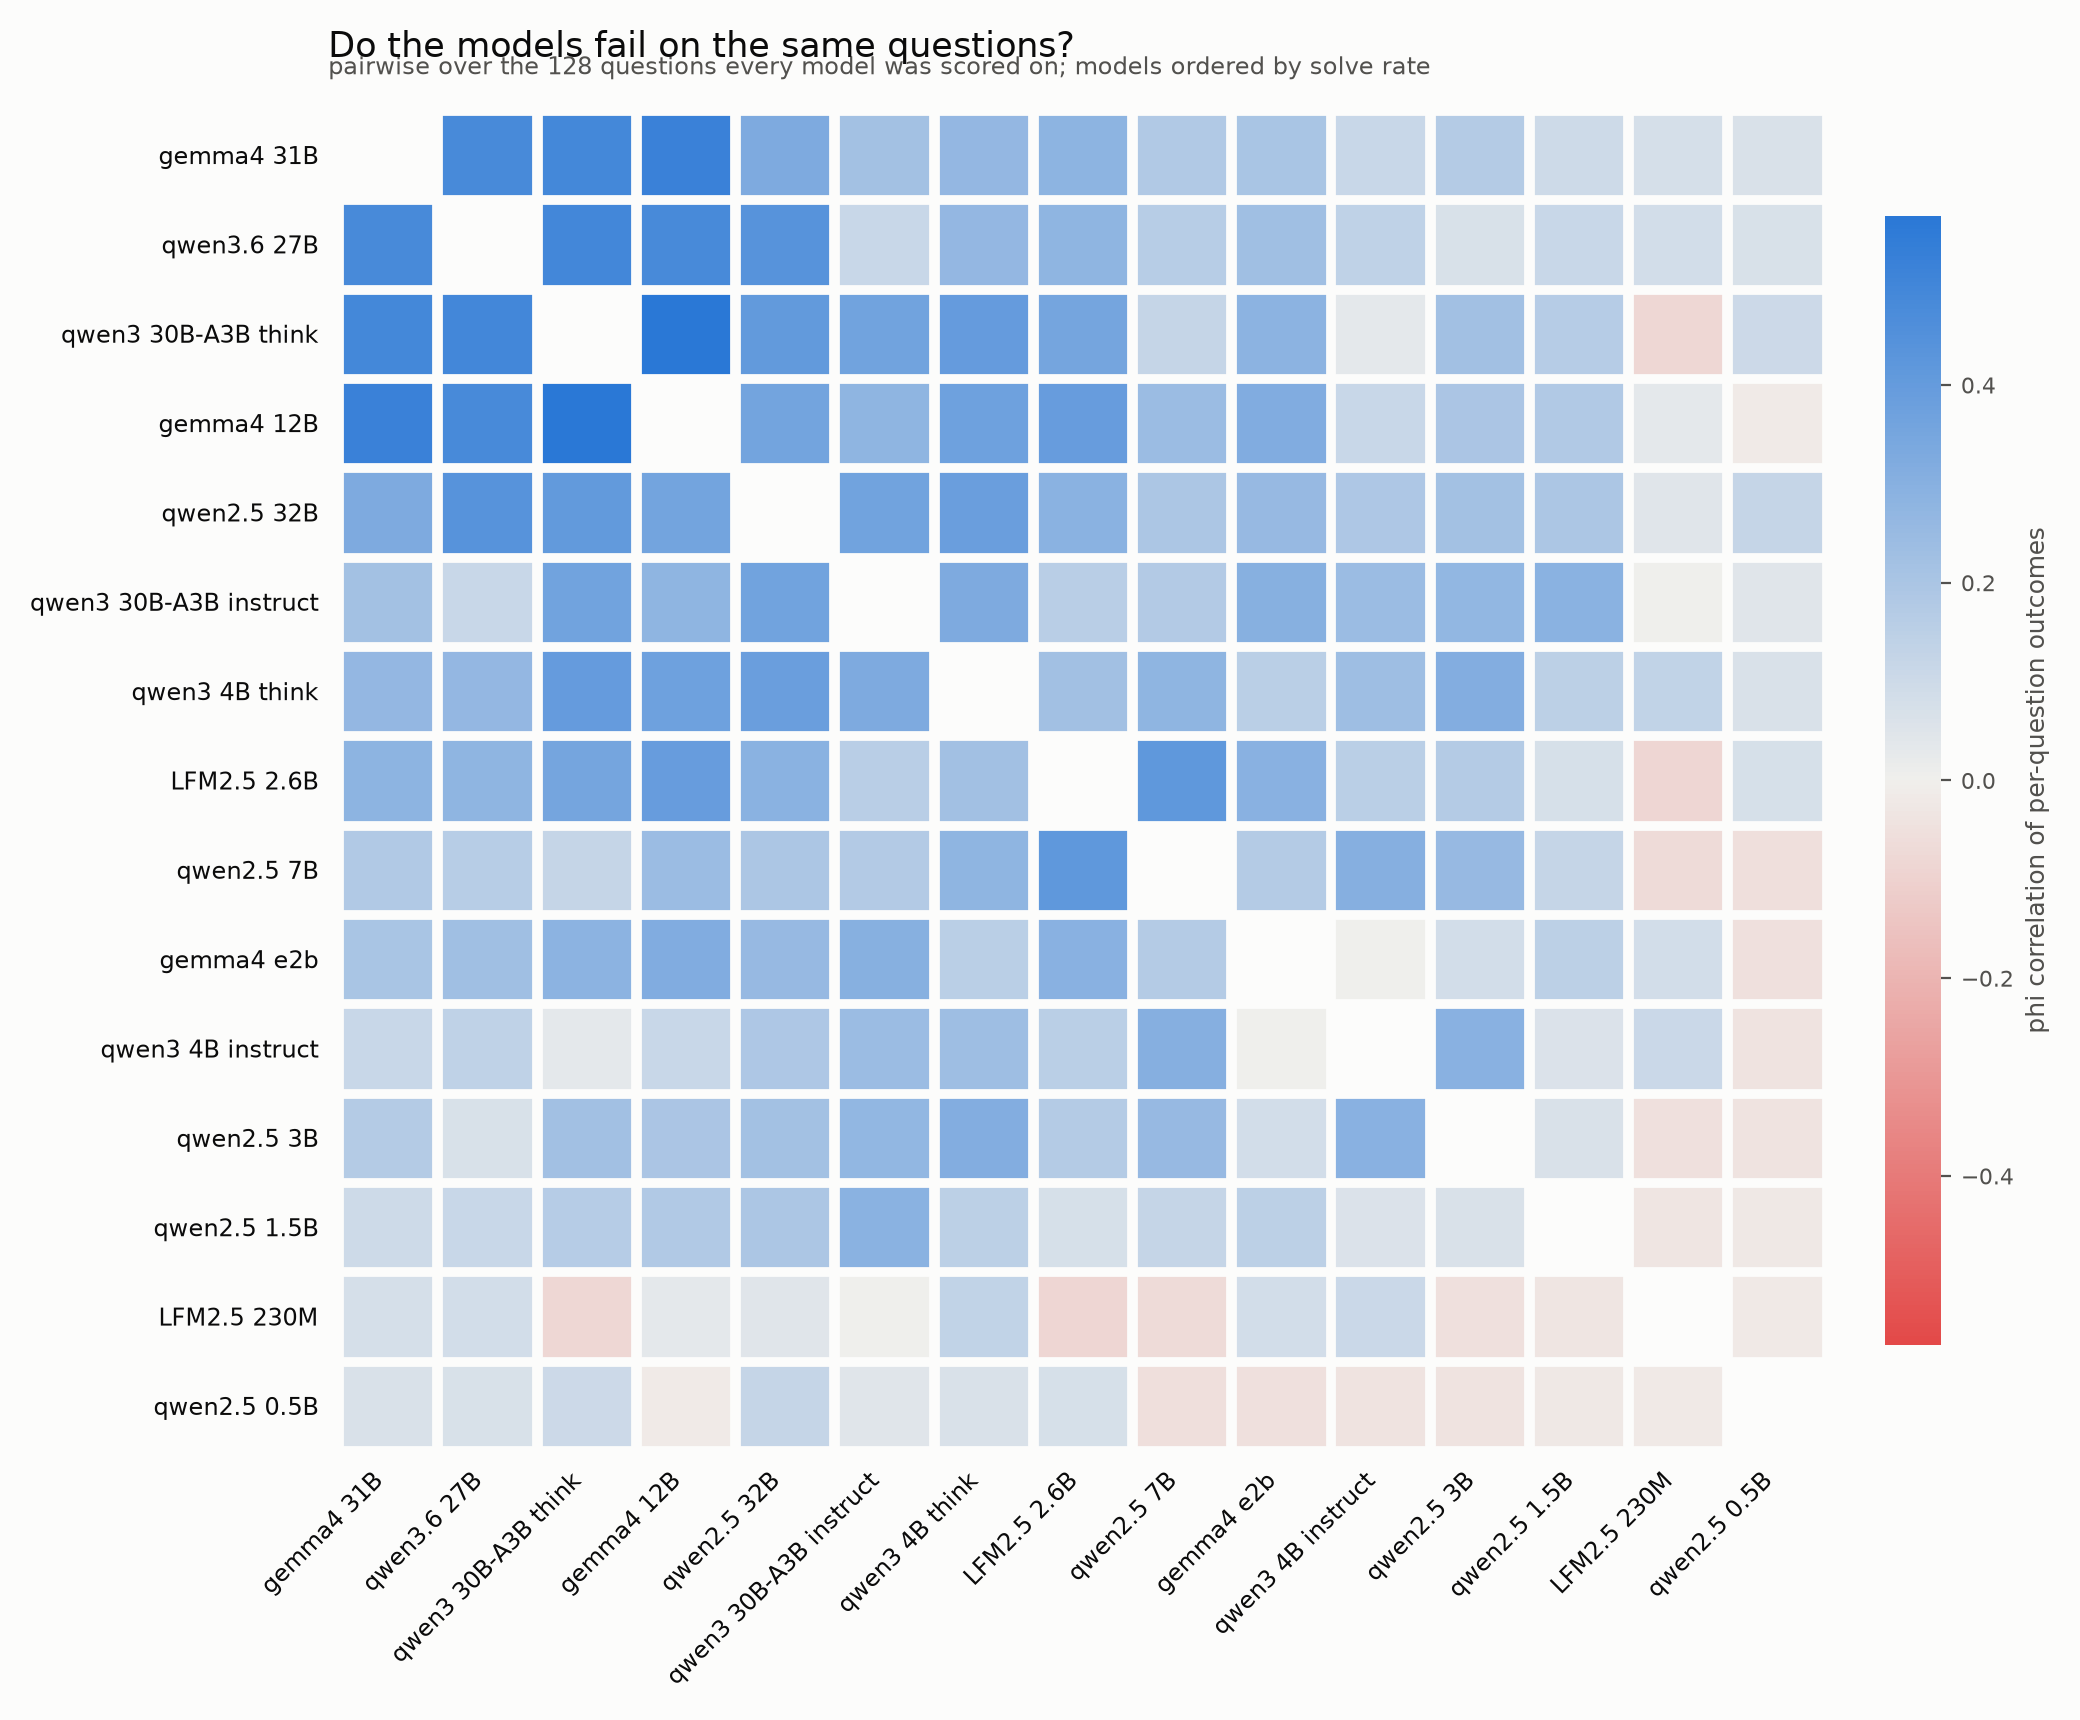

The script that saved this image:
#!/usr/bin/env -S uv run --script
# /// script
# requires-python = ">=3.11"
# dependencies = ["matplotlib>=3.11"]
# ///
"""co-failure: do the models miss the same questions, or different ones?

Every pair of models is scored by the phi coefficient between their per-question
outcomes -- solved at least once in three tries, or not. Phi is the correlation
of two binary vectors, so unlike a raw overlap it is not inflated by two weak
models both failing nearly everything: it asks whether they agree more than
their individual pass rates alone would predict.

Read high blue as "these two rise and fall together" -- one difficulty axis
shared between them. Read pale as "these two fail independently", which means
the benchmark is testing something different in each. Red would be an inverse
relationship: what one gets, the other misses.

The diagonal is left blank; a model correlates perfectly with itself and would
otherwise set the colour scale on its own.

    ./co_failure.py
    ./co_failure.py --qa unified_q_and_a.jsonl --eval eval-reviewed
"""

import argparse
import collections
import math
from pathlib import Path

import evaldata as E

HERE = Path(__file__).parent

# Diverging: two hues that read as opposite, with a neutral midpoint that reads
# as "nothing". Blue and red are the documented pair; the midpoint is gray.
NEG, MID, POS = "#e34948", "#f0efec", "#2a78d6"


def phi(xs, ys):
    n11 = sum(1 for a, b in zip(xs, ys) if a and b)
    n10 = sum(1 for a, b in zip(xs, ys) if a and not b)
    n01 = sum(1 for a, b in zip(xs, ys) if not a and b)
    n00 = sum(1 for a, b in zip(xs, ys) if not a and not b)
    d = math.sqrt((n11 + n10) * (n01 + n00) * (n11 + n01) * (n10 + n00))
    return (n11 * n00 - n10 * n01) / d if d else 0.0


def tabulate(qa_path, eval_dir):
    qa = {E.qid_of(r): r for r in E.load(qa_path)}
    jud = {(r["model"], r["qid"], r["rollout"]): r["same"]
           for r in E.load(Path(eval_dir) / "judgments.jsonl")}
    cells = collections.defaultdict(list)
    for r in E.load(Path(eval_dir) / "answers.jsonl"):
        if r["model"] in set(E.MODELS) and r["qid"] in qa and r["rollout"] < 3:
            cells[(r["model"], r["qid"])].append(r)
    cells = {k: v for k, v in cells.items()
             if all((k[0], k[1], r["rollout"]) in jud for r in v)}
    solved = {k: any(jud[(k[0], k[1], r["rollout"])] for r in rs)
              for k, rs in cells.items()}

    models = [m for m in E.MODELS if any(mm == m for mm, _ in solved)]
    # Only questions every model was scored on, so each pair is compared over
    # the same set rather than whatever each happens to have.
    common = set.intersection(*[{q for (mm, q) in solved if mm == m} for m in models])
    rate = {m: sum(solved[(m, q)] for q in common) / len(common) for m in models}
    order = sorted(models, key=lambda m: -rate[m])
    vec = {m: [solved[(m, q)] for q in sorted(common)] for m in order}
    mat = [[None if a == b else phi(vec[a], vec[b]) for b in order] for a in order]
    return order, mat, len(common), rate


def render_png(order, mat, n, rate, path):
    import matplotlib
    matplotlib.use("Agg")
    import matplotlib.pyplot as plt
    from matplotlib.colors import LinearSegmentedColormap

    cmap = LinearSegmentedColormap.from_list("div", [NEG, MID, POS])
    lim = max(abs(v) for row in mat for v in row if v is not None)

    fig, ax = plt.subplots(figsize=(10.4, 8.6), dpi=200)
    fig.patch.set_facecolor(E.SURFACE)
    ax.set_facecolor(E.SURFACE)

    k = len(order)
    for i in range(k):
        for j in range(k):
            v = mat[i][j]
            if v is None:
                continue
            ax.add_patch(plt.Rectangle((j - 0.46, i - 0.46), 0.92, 0.92,
                                       facecolor=cmap(0.5 + 0.5 * v / lim),
                                       edgecolor=E.SURFACE, linewidth=1.0))
    ax.set_xlim(-0.6, k - 0.4)
    ax.set_ylim(-0.6, k - 0.4)
    ax.invert_yaxis()
    ax.set_xticks(range(k))
    ax.set_yticks(range(k))
    ax.set_xticklabels([E.LABEL[m] for m in order], rotation=45, ha="right",
                       fontsize=8.5, color=E.INK)
    ax.set_yticklabels([E.LABEL[m] for m in order], fontsize=8.5, color=E.INK)
    ax.tick_params(length=0)
    for s in ax.spines.values():
        s.set_visible(False)

    sm = plt.cm.ScalarMappable(cmap=cmap,
                               norm=plt.Normalize(vmin=-lim, vmax=lim))
    cb = fig.colorbar(sm, ax=ax, fraction=0.035, pad=0.03)
    cb.set_label("phi correlation of per-question outcomes", fontsize=9,
                 color=E.MUTED)
    cb.ax.tick_params(colors=E.MUTED, labelsize=8)
    cb.outline.set_visible(False)

    ax.set_title("Do the models fail on the same questions?",
                 fontsize=12.5, color=E.INK, loc="left", pad=16)
    ax.text(0, 1.02, f"pairwise over the {n} questions every model was scored on; "
                     f"models ordered by solve rate",
            transform=ax.transAxes, fontsize=8.5, color=E.MUTED)

    fig.tight_layout()
    fig.savefig(path, facecolor=E.SURFACE)
    print(f"wrote {path}")


def render_tex(order, mat, n, path):
    lim = max(abs(v) for row in mat for v in row if v is not None)
    k = len(order)
    L = [r"\documentclass[border=6pt]{standalone}", r"\usepackage{pgfplots}",
         r"\pgfplotsset{compat=1.18}", r"\usepackage{xcolor}",
         rf"\definecolor{{neg}}{{HTML}}{{{NEG.lstrip('#').upper()}}}",
         rf"\definecolor{{mid}}{{HTML}}{{{MID.lstrip('#').upper()}}}",
         rf"\definecolor{{pos}}{{HTML}}{{{POS.lstrip('#').upper()}}}",
         r"\definecolor{ink}{HTML}{0B0B0B}", r"\definecolor{muted}{HTML}{52514E}",
         r"\pgfplotsset{colormap={div}{color=(neg) color=(mid) color=(pos)}}",
         r"\begin{document}", r"\begin{tikzpicture}", r"\begin{axis}[",
         r"  width=13cm, height=12cm, enlargelimits=false, colormap name=div,",
         rf"  point meta min={-lim:.4f}, point meta max={lim:.4f},",
         r"  colorbar, colorbar style={font=\footnotesize, color=muted,",
         r"    ylabel={phi correlation}, ylabel style={font=\footnotesize}},",
         r"  xtick={" + ",".join(str(i) for i in range(k)) + "},",
         r"  ytick={" + ",".join(str(i) for i in range(k)) + "},",
         r"  xticklabels={" + ",".join(E.LABEL[m].replace("_", chr(92) + "_")
                                       for m in order) + "},",
         r"  yticklabels={" + ",".join(E.LABEL[m].replace("_", chr(92) + "_")
                                       for m in order) + "},",
         r"  xticklabel style={rotate=45, anchor=north east, font=\tiny, color=ink},",
         r"  yticklabel style={font=\tiny, color=ink},",
         r"  tick style={draw=none}, y dir=reverse, axis line style={draw=none},",
         r"]",
         r"\addplot[matrix plot*, point meta=explicit] table[meta=v] {",
         r"x y v"]
    for i in range(k):
        for j in range(k):
            v = mat[i][j]
            if v is not None:
                L.append(f"{j} {i} {v:.4f}")
        L.append("")
    L += [r"};", r"\end{axis}", r"\end{tikzpicture}", r"\end{document}"]
    Path(path).write_text("\n".join(L) + "\n")
    print(f"wrote {path}")


def main():
    p = argparse.ArgumentParser(description=__doc__)
    p.add_argument("--qa", default=str(E.DEFAULT_QA))
    p.add_argument("--eval", default=str(E.DEFAULT_EVAL))
    p.add_argument("--out", default=str(HERE / "co_failure"))
    args = p.parse_args()

    order, mat, n, rate = tabulate(Path(args.qa), Path(args.eval))
    vals = [v for row in mat for v in row if v is not None]
    print(f"{len(order)} models over {n} common questions; "
          f"phi {min(vals):.2f} .. {max(vals):.2f}")
    pairs = sorted(((mat[i][j], order[i], order[j])
                    for i in range(len(order)) for j in range(i + 1, len(order))),
                   reverse=True)
    print("\nmost alike:")
    for v, a, b in pairs[:4]:
        print(f"  {v:+.2f}  {E.LABEL[a]} / {E.LABEL[b]}")
    print("least alike:")
    for v, a, b in pairs[-4:]:
        print(f"  {v:+.2f}  {E.LABEL[a]} / {E.LABEL[b]}")
    render_png(order, mat, n, rate, Path(args.out + ".png"))
    render_tex(order, mat, n, Path(args.out + ".tex"))


if __name__ == "__main__":
    main()
